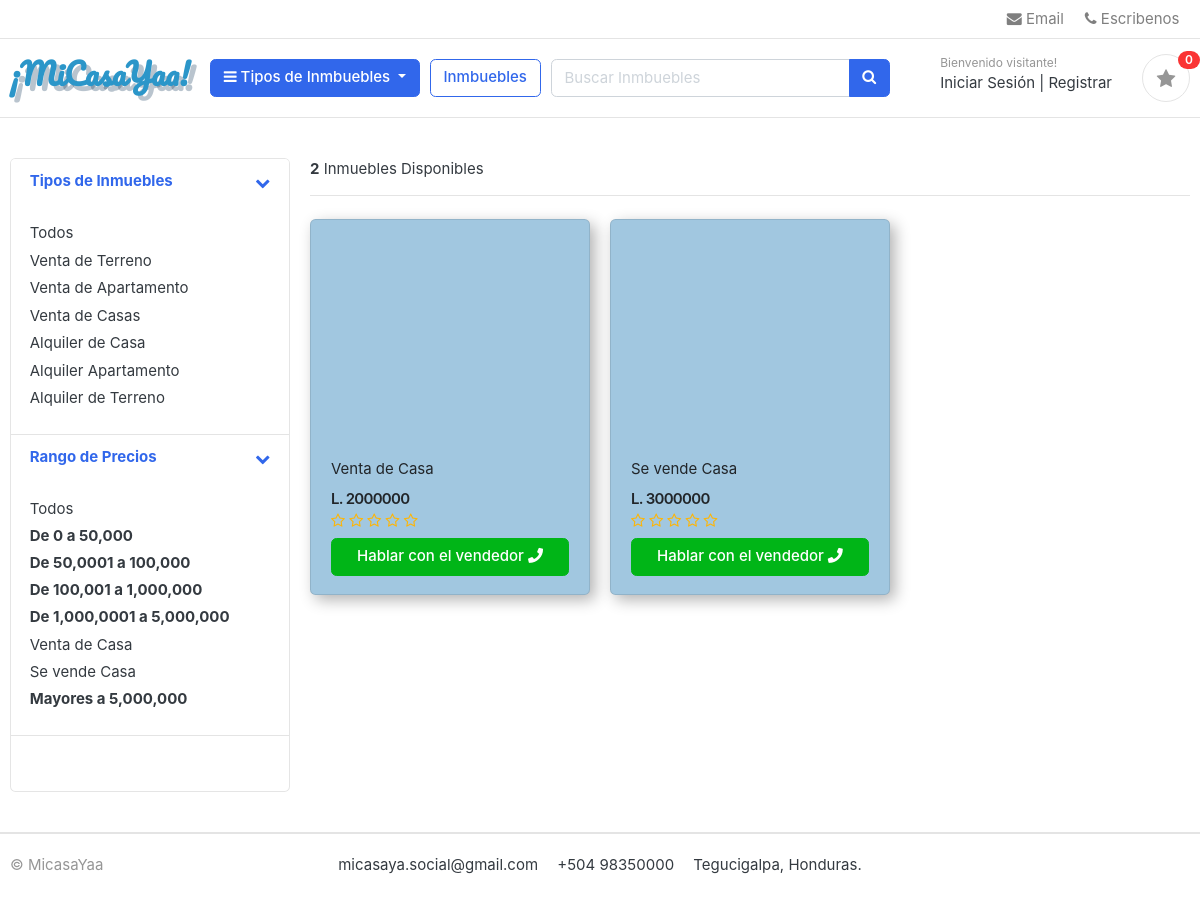
/store/category/venta-de-casas/, run on an earlier commit of the app's database.
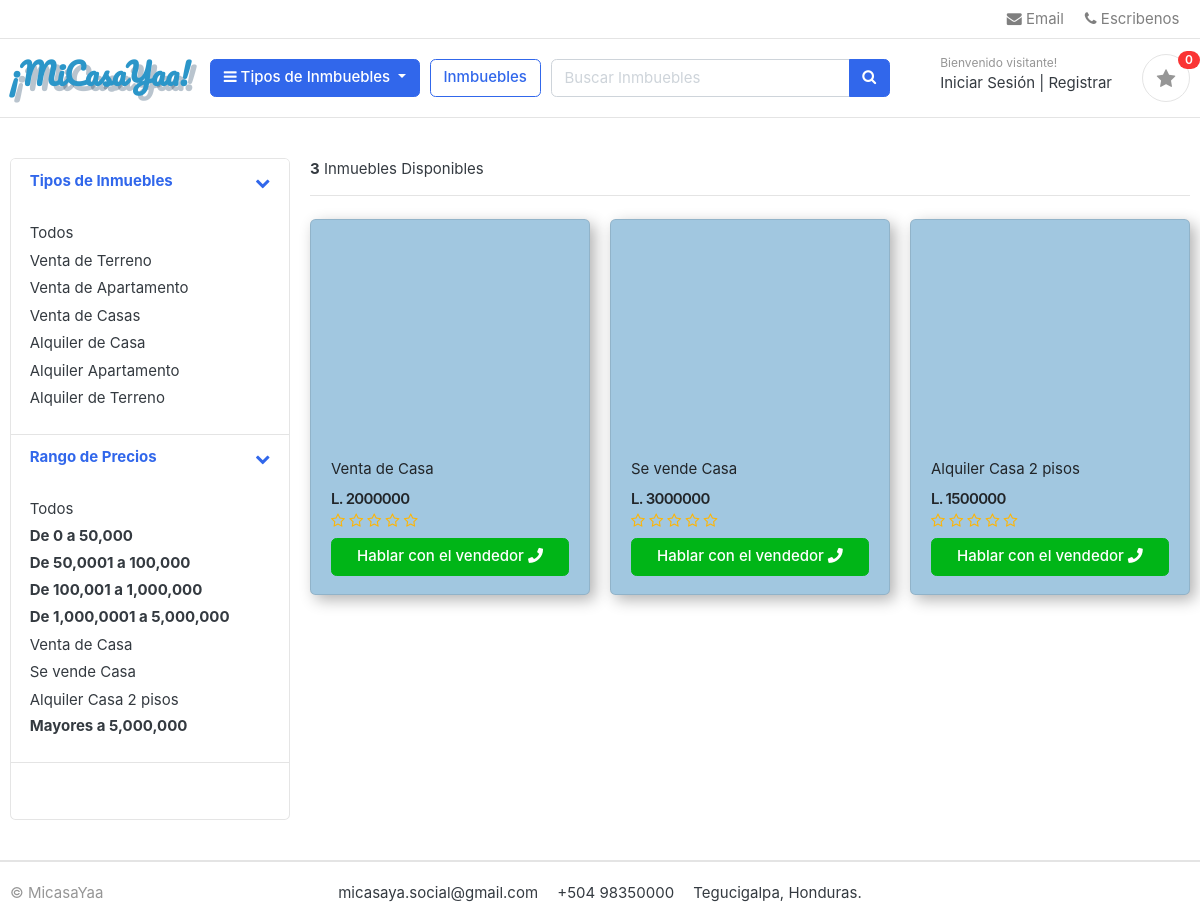
And on a later commit of the database.
### category/models.py (models this page shows, shortened)
class Category(models.Model):
    category_name = models.CharField(max_length=20, unique= True)
    description = models.CharField(max_length=255, blank= True)
    slug = models.CharField(max_length=100,  unique = True)
    cat_image = models.ImageField(upload_to= 'photos/categories', blank = True)
    def get_url(self):
        return reverse('products_by_category', args=[self.slug])
        print(get_url);

### store/models.py (models this page shows, shortened)
class Product(models.Model):
    product_name = models.CharField(max_length=200, unique=True)
    slug = models.CharField(max_length=200, unique=True)
    descripton = models.TextField(max_length=500, blank=True)
    price = models.IntegerField()
    images = CloudinaryField('image')
    stock = models.IntegerField()
    is_available = models.BooleanField(default = True)
    category = models.ForeignKey(Category, on_delete=models.CASCADE)
    created_date = models.DateTimeField(auto_now_add=True)
    modified_date = models.DateTimeField(auto_now=True)
    objects = createProducto()
    def get_url(self):
        return reverse('product_detail', args=[self.category.slug, self.slug])
    def averageReview(self):
        reviews = ReviewRating.objects.filter(product=self, status=True).aggregate(average=Avg('rating'))
        avg=0
        if reviews['average'] is not None:
            avg = float(reviews['average'])
        return avg

### store/views.py (the view)
# urls.py: path('store/', include('store.urls')),
def store(request, category_slug=None ):##
    categories = None
    products = None
    if category_slug != None:
        categories = get_object_or_404(Category, slug = category_slug)
        products = Product.objects.filter(category=categories , is_available=True).order_by('id')##
        paginator = Paginator(products, 6)
        page = request.GET.get('page')
        paged_products = paginator.get_page(page)
        product_count = products.count()
    else:
        products = Product.objects.all().filter(is_available=True).order_by('id')
        paginator = Paginator(products, 6)
        page = request.GET.get('page')
        paged_products = paginator.get_page(page)
        product_count = products.count()
    context = {
        'products':paged_products,
        'product_count':product_count,
    }
    return render(request, 'store/store.html', context)

### category/context_processors.py (called while the page is built)
def menu_links(request):
    links = Category.objects.all()
    return dict(links=links)

### favorites/context_processors.py (called while the page is built)
def counter(request):
    favorite_count = 0
    try:
        favorite = Favorite.objects.filter(favorite_id=_favorite_id(request))
        if request.user.is_authenticated:
            favorite_items = FavoriteItem.objects.all().filter(user=request.user)
        else:
            favorite_items = FavoriteItem.objects.all().filter(favorite=favorite[:1])
        for favorite_item in favorite_items:
            favorite_count += favorite_item.quantity
    except Favorite.DoesNotExist:
        favorite_count = 0
    return dict(favorite_count=favorite_count)

### favorites/views.py (called while the page is built)
def _favorite_id(request):
    favorite = request.session.session_key
    if not favorite:
        favorite = request.session.create()
    return favorite

### templates/store/store.html (shortened to what this page needs)
{% extends 'base.html' %}
{% block content %}
<body>
	<section class="section-content padding-y" >
		<div class="container">
			<div class="row">
				<aside class="col-md-3">
					<div class="card">
						<article class="filter-group">
							<header class="card-header">
								<a href="#" data-toggle="collapse" data-target="#collapse_1" aria-expanded="true" class="">
									<i class="icon-control fa fa-chevron-down"></i>
									<h6 class="title">Tipos de Inmuebles</h6>
								</a>
							</header>
							<div class="filter-content collapse show" id="collapse_1" style="">
								<div class="card-body">
									<ul class="list-menu">
											<li><a href="{% url 'store' %}">Todos  </a></li>
										{% for category in links %}
										<li><a href="{{ category.get_url }}">{{ category.category_name }}  </a></li>
										{% endfor %}
									</ul>
								</div>
							</div>
						</article>
						<article class="filter-group">
							<header class="card-header">
								<a href="#" data-toggle="collapse" data-target="#collapse_3" aria-expanded="true" class="">
									<i class="icon-control fa fa-chevron-down"></i>
									<h6 class="title">Rango de Precios </h6>
								</a>
							</header>
									<div class="filter-content collapse show" id="collapse_3" style="">
										<div class="card-body">
											<ul class="list-menu">
												<li><a href="{% url 'store' %}" >Todos  </a></li>
												<h6>De 0 a 50,000</h6>
												<h6>De 50,0001 a 100,000</h6>
												<h6>De 100,001 a 1,000,000</h6>
												<h6>De 1,000,0001 a 5,000,000</h6>
												{% for product in products%}
												{% if product.price >= 1000001 and product.price <= 5000000 %}
												<li><a href="{{ product.get_url }}"> {{product.product_name}} </a></li>
												{% endif %}
												{% endfor %}
												<h6>Mayores a 5,000,000</h6>
											</ul>
										</div>
									</div>
										</article>
							<div class="filter-content collapse show" id="collapse_3" style="">
								<div class="card-body">
									<div class="form-row">
									</div>
								</div>
							</div>
					</div>
				</aside>
				<main class="col-md-9">
					<header class="border-bottom mb-4 pb-3">
						<div class="form-inline">
							<span class="mr-md-auto"> <b>{{ product_count }}</b> Inmuebles Disponibles </span>
						</div>
					</header>
					<div class="row">
						{% if products %}
						{% for product in products %}
						<div class="col-md-4">
							<figure class="card card-product-grid" style="box-shadow: 5px 5px 15px rgba(0,0,0,0.3); background: #A1C7E0;;">
								<div class="img-wrap">
								</div>
								<figcaption class="info-wrap">
									<div class="fix-height">
										<a href="{{ product.get_url }}" class="title">{{product.product_name}}</a>
										<div class="price-wrap mt-2">
											<span class="price">L. {{product.price}}</span>
										</div>
										<div class="rating-star">
								      <span>
								        <i class="fa fa-star{% if product.averageReview < 0.5 %}-o{% elif product.averageReview >= 0.5 and product.averageReview < 1 %}-half-o {% endif %}" aria-hidden="true"></i>
								        <i class="fa fa-star{% if product.averageReview < 1.5 %}-o{% elif product.averageReview >= 1.5 and product.averageReview < 2 %}-half-o {% endif %}" aria-hidden="true"></i>
								        <i class="fa fa-star{% if product.averageReview < 2.5 %}-o{% elif product.averageReview >= 2.5 and product.averageReview < 3 %}-half-o {% endif %}" aria-hidden="true"></i>
								        <i class="fa fa-star{% if product.averageReview < 3.5 %}-o{% elif product.averageReview >= 3.5 and product.averageReview < 4 %}-half-o {% endif %}" aria-hidden="true"></i>
								        <i class="fa fa-star{% if product.averageReview < 4.5 %}-o{% elif product.averageReview >= 4.5 and product.averageReview < 5 %}-half-o {% endif %}" aria-hidden="true"></i>
								      </span>
								    </div>
									</div>
											<a href="{% url 'communicate'  %}" class="btn btn-block btn-success"> Hablar con el vendedor  <i class="fas fa-phone"></i></a>
								</figcaption>
							</figure>
						</div>
						{% endfor %}
						{% else %}
							<div>
								<h2> No se encontraron Inmbuebles </h2>
							</div>
						{% endif %}
								</main>
							</div>
							</div>
							</section>
{% endblock %}

### templates/base.html (shortened to what this page needs)
{% load static %}
<!DOCTYPE HTML>
<html lang="en">
<head>
<link href="{% static 'css/bootstrap.css' %}" rel="stylesheet" type="text/css"/>
<link href="{% static 'fonts/fontawesome/css/all.min.css' %}" type="text/css" rel="stylesheet">
<link href="{% static 'css/estilos.css' %}" rel="stylesheet" type="text/css"/>
<link href="{% static 'css/ui.css' %}" rel="stylesheet" type="text/css"/>
<link href="{% static 'css/responsive.css' %}" rel="stylesheet" media="only screen and (max-width: 1200px)" />
<link href="{% static 'css/custom.css' %}" rel="stylesheet" type="text/css"/>
<link rel="stylesheet" href="https://cdnjs.cloudflare.com/ajax/libs/font-awesome/4.7.0/css/font-awesome.min.css">
</head>
<body>
{% include 'includes/navbar.html'%}
{% block content%}
{%endblock%}
{% include 'includes/footer.html' %}

### templates/includes/navbar.html (shortened to what this page needs)
{% load static %}
  <header class="section-header">
  <nav class="navbar p-md-0 navbar-expand-sm navbar-light border-bottom">
  <div class="container">
    <div class="collapse navbar-collapse" id="navbarTop4">
      <ul class="navbar-nav">
  		<li><a href="mailto:<nowiki> micasaya.social@gmail.com" class="nav-link"> <i class="fa fa-envelope"></i> Email </a></li>
  		<li><a href="https://chatwith.io/s/micasayaa" class="nav-link"> <i class="fa fa-phone"></i> Escribenos </a></li>
  	 </ul>
    </div>
  </div>
  </nav>
  <section class="header-main border-bottom">
  	<div class="container">
  <div class="row align-items-center">
  	<div class="col-lg-2 col-md-3 col-6">
  		<a href="{% url 'home' %}" class="brand-wrap">
        <h2 style=" color: #2b96c9; font-family: 'Pacifico', cursive; text-shadow: 5px 5px #173C5D4D;"> ¡MiCasaYaa!</h2>
  		</a>
  	</div>
  	<div class="col-lg col-sm col-md col-6 flex-grow-0">
  		<div class="category-wrap dropdown d-inline-block float-right">
  			<button type="button" class="btn btn-primary dropdown-toggle" data-toggle="dropdown">
  				<i class="fa fa-bars"></i> Tipos de Inmbuebles
  			</button>
  		</div>
  	</div>
  	<a href="{% url 'store' %}" class="btn btn-outline-primary">Inmbuebles</a>
  	<div class="col-lg  col-md-6 col-sm-12 col">
      <form action="{% url 'search' %}" class="search">
  			<div class="input-group w-100">
  			    <input type="text" class="form-control" style="width:60%;" placeholder="Buscar Inmbuebles" name="keyword">
  			    <div class="input-group-append">
  			      <button class="btn btn-primary" type="submit">
  			        <i class="fa fa-search"></i>
  			      </button>
  			    </div>
  		    </div>
  		</form>
  	</div>
  	<div class="col-lg-3 col-sm-6 col-8 order-2 order-lg-3">
  				<div class="d-flex justify-content-end mb-3 mb-lg-0">
            {% if user.id is None %}
          	<div class="widget-header">
  						<small class="title text-muted">Bienvenido visitante!</small>
  						<div>
  							<a href="{% url 'login' %}">Iniciar Sesión</a> <span class="dark-transp"> | </span>
  							<a href="{% url 'register' %}"> Registrar</a>
  						</div>
  					</div>
              {% endif %}
  					<a href="{% url 'favorite' %}" class="widget-header pl-3 ml-3">
  						<div class="icon icon-sm rounded-circle border"><i class="fa fa-star"></i></div>
  						<span class="badge badge-pill badge-danger notify">{{ favorite_count }}</span>
  					</a>
  				</div>
  			</div>
  </div>
  	</div>
  </section>
  </header>

### templates/includes/footer.html (shortened to what this page needs)
<footer class="section-footer border-top">
	<div class="container">
		<section class="footer-bottom border-top row">
			<div class="col-md-2">
				<p class="text-muted"> &copy MicasaYaa </p>
			</div>
			<div class="col-md-8 text-md-center">
				<span  class="px-2">micasaya.social@gmail.com</span>
				<span  class="px-2">+504 98350000 </span>
				<span  class="px-2">Tegucigalpa, Honduras.</span>
			</div>
		</section>
	</div>
</footer>
</body>
</html>

### static/css/ui.css (style rules this page uses)
html { font-family: "Inter", sans-serif; font-size: 15px; }
.img-wrap { text-align: center; display: block; }
.price-wrap { letter-spacing: -0.7px; }
.icon-xs, .icon-sm, .icon-md, .icon-lg { display: inline-block; text-align: center; flex-shrink: 0; flex-grow: 0; }
.icon-sm { width: 48px; height: 48px; line-height: 48px !important; font-size: 20px; }
.padding-y { padding-top: 40px; padding-bottom: 40px; }
figure { margin-bottom: 0; }
article:after, .form-group:after { display: block; clear: both; content: ""; }
p:last-child { margin-bottom: 0; }
.header-main { position: relative; padding-top: 1rem; padding-bottom: 1rem; }
.widget-header { display: inline-block; vertical-align: middle; position: relative; }
.widget-header a { color: #343a40; }
.widget-header i { color: #969696; }
.widget-header .title { display: block; }
.widget-header .notify { position: absolute; top: -3px; right: -10px; }
.footer-bottom { padding-top: 20px; padding-bottom: 20px; }
[class*=list-] li:after { visibility: hidden; display: block; content: ""; overflow: hidden; height: 0; clear: both; }
.list-menu { list-style: none; margin: 0; padding-left: 0; }
.list-menu li { margin-bottom: 5px; }
.list-menu a { color: #343a40; }
[class*=card-product] a.title { color: #212529; display: block; }
[class*=card-product] .img-wrap { overflow: hidden; position: relative; }
.card-product-grid { margin-bottom: 20px; }
.card-product-grid .img-wrap { border-radius: 0.2rem 0.2rem 0 0; height: 220px; }
.card-product-grid .info-wrap { overflow: hidden; padding: 18px 20px; }
.card-product-grid .fix-height { height: 80px; overflow: hidden; }
.card .img-wrap { overflow: hidden; }
.notify { position: absolute; top: -4px; right: -10px; display: inline-block; padding: 0.25em 0.6em; font-size: 12px; line-height: 1; text-align: center; border-radius: 3rem; color: #fff; background-color: #fa3434; }
.price { font-weight: 600; color: #212529; }
.icon-control { margin-top: 5px; float: right; font-size: 80%; }
.card-header .title { margin-bottom: 0; line-height: 1.5; }
.filter-group { border-bottom: 1px solid #e4e4e4; }
.filter-group .card-header { border-bottom: 0; }

### static/css/custom.css (style rules this page uses)
.rating-star i { color: #ffb503 !important; }

What changed in the data, as far as the page shows it:
added Product: product_name "Alquiler Casa 2 pisos", price "1500000"
Also different on the page:
{{ product_count }}: "2" → "3"
